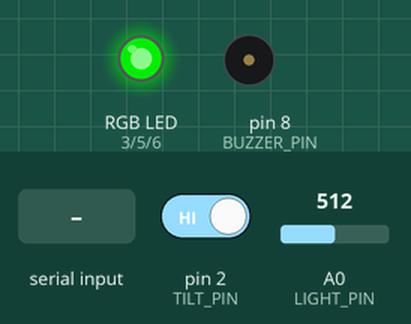
This sketch was run on a simulated Arduino Mega 2560, built with avr-gcc and run on an emulated ATmega2560. Shown: an RGB LED mixed from three pins (HIGH = lit), buzzer (waves = sounding, pin HIGH). Inputs (shaded band) come from the test bench; at power-on: A0 (LIGHT_PIN) = 512, pin 2 (TILT_PIN) HIGH. What the sketch prints to the serial monitor is not drawn.

Above: at 2.5 s.
2.6 s: A0 (LIGHT_PIN) set to 158
4.5 s: A0 (LIGHT_PIN) set to 137
At 6.1 s:
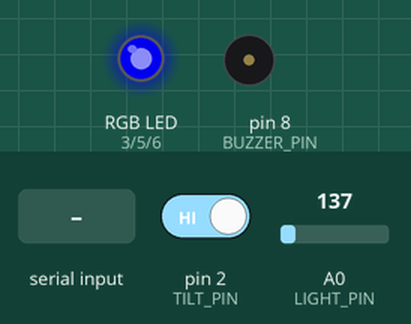
8.5 s: "ALERT\n" received over Serial
At 8.59 s:
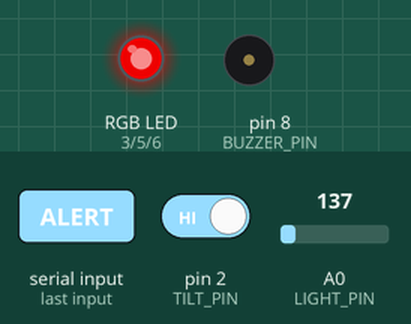
12.0 s: A0 (LIGHT_PIN) set to 0
At 13.7 s:
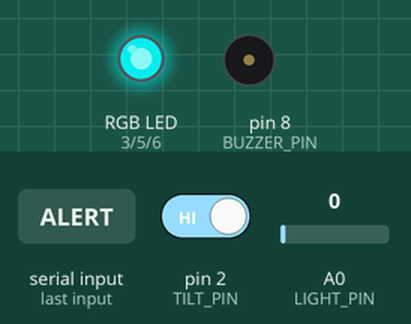
15.5 s: A0 (LIGHT_PIN) set to 960
At 18.9 s:
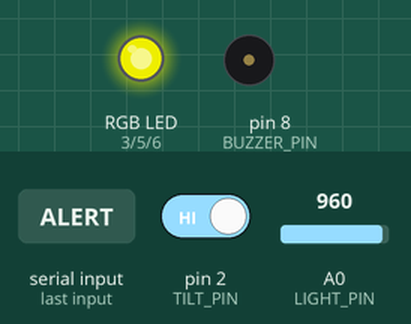
19.0 s: pin 2 (TILT_PIN) driven LOW
At 20.93 s:
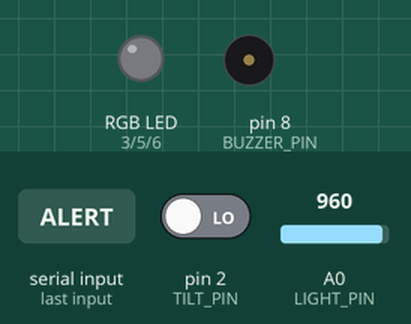
Timing chart, 0 to 24.0 s (numbered marks = the images above; inputs shaded):
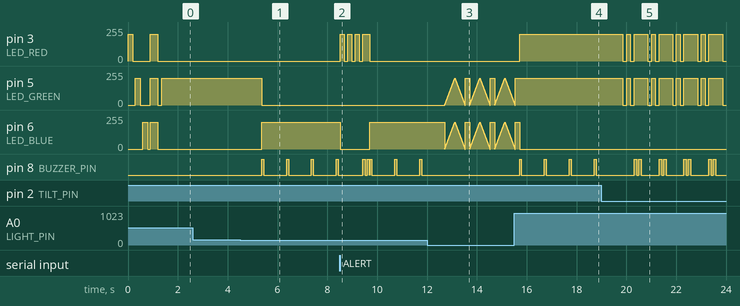

The sketch:

smart_vault.ino
```cpp
// Smart Vault Security Monitor
// Arduino Mega 2560
//
// Wiring:
//   A0    - Photoresistor (voltage divider with 10K to GND)
//   Pin 2 - Tilt switch (ball switch, active LOW = tilted)
//   Pin 3 - RGB LED Red   (220 ohm resistor)
//   Pin 5 - RGB LED Green (220 ohm resistor)
//   Pin 6 - RGB LED Blue  (330 ohm resistor)
//   Pin 8 - Active buzzer (+)
//
// LED colors:
//   Green        - NORMAL
//   Blue steady  - DARK_ALERT
//   Blue blink   - DARK_AND_TILT
//   Yellow steady- LIGHT_SPIKE
//   Yellow blink - SPIKE_AND_TILT
//   Orange       - TILT_DETECTED
//   Cyan pulse   - SENSOR_FAULT
//   Red blink    - SENSOR_FAULT_AND_TILT
//
// Sends one JSON line per second over Serial at 9600 baud.
// Python gateway reads this and adds a UTC timestamp.

#define LIGHT_PIN    A0
#define TILT_PIN      2
#define LED_RED       3
#define LED_GREEN     5
#define LED_BLUE      6
#define BUZZER_PIN    8

#define DEVICE_ID   "vault-node-01"
#define LOCATION    "server-room-a"

#define LIGHT_DARK_THRESHOLD    150
#define LIGHT_SPIKE_THRESHOLD   950
#define SAMPLE_INTERVAL_MS     1000

#define BRIGHT  200
#define OFF       0

#define FAST_BLINK_ON    150
#define FAST_BLINK_OFF   150
#define SLOW_PULSE_STEP    5
#define SLOW_PULSE_DELAY  10

#define STATUS_BUF  24

#define PAT_STEADY      0
#define PAT_FAST_BLINK  1
#define PAT_SLOW_PULSE  2

unsigned long lastSampleTime = 0;
unsigned long lastLoopStart  = 0;
unsigned long readingId      = 0;

void setup() {
  Serial.begin(9600);
  while (!Serial) { ; }

  pinMode(TILT_PIN,   INPUT);
  pinMode(LED_RED,    OUTPUT);
  pinMode(LED_GREEN,  OUTPUT);
  pinMode(LED_BLUE,   OUTPUT);
  pinMode(BUZZER_PIN, OUTPUT);

  setLED(OFF, OFF, OFF);
  digitalWrite(BUZZER_PIN, LOW);

  // Boot animation confirms all LED channels work
  setLED(BRIGHT, OFF,    OFF);    delay(200);
  setLED(OFF,    OFF,    OFF);    delay(100);
  setLED(OFF,    BRIGHT, OFF);    delay(200);
  setLED(OFF,    OFF,    OFF);    delay(100);
  setLED(OFF,    OFF,    BRIGHT); delay(200);
  setLED(OFF,    OFF,    OFF);    delay(100);
  setLED(BRIGHT, BRIGHT, BRIGHT); delay(300);
  setLED(OFF,    OFF,    OFF);    delay(150);
  setLED(OFF,    BRIGHT, OFF);

  Serial.println(F("{\"event\":\"BOOT\",\"device\":\"" DEVICE_ID "\",\"msg\":\"SmartVault online\"}"));
}

void loop() {
  unsigned long now = millis();

  if ((now - lastSampleTime) >= SAMPLE_INTERVAL_MS) {
    unsigned long loopMs = now - lastSampleTime;
    lastSampleTime = now;
    readingId++;

    // Read twice and average to reduce ADC noise
    delay(5);
    int r1 = analogRead(LIGHT_PIN);
    delay(5);
    int r2 = analogRead(LIGHT_PIN);
    int lightValue = (r1 + r2) / 2;

    // Ball switch is active-low
    int isTilted = (digitalRead(TILT_PIN) == LOW) ? 1 : 0;

    // 0=fault, 1=dark, 2=normal, 3=spike
    int lightState;
    if      (lightValue == 0)                    lightState = 0;
    else if (lightValue < LIGHT_DARK_THRESHOLD)  lightState = 1;
    else if (lightValue > LIGHT_SPIKE_THRESHOLD) lightState = 3;
    else                                         lightState = 2;

    char status[STATUS_BUF];
    int  rC, gC, bC, pattern, severity;

    if (lightState == 0 && isTilted == 0) {
      strcpy(status, "SENSOR_FAULT");
      rC=OFF; gC=BRIGHT; bC=BRIGHT;
      pattern=PAT_SLOW_PULSE; severity=1;

    } else if (lightState == 0 && isTilted == 1) {
      strcpy(status, "SENSOR_FAULT_AND_TILT");
      rC=BRIGHT; gC=OFF; bC=OFF;
      pattern=PAT_FAST_BLINK; severity=2;

    } else if (lightState == 1 && isTilted == 0) {
      strcpy(status, "DARK_ALERT");
      rC=OFF; gC=OFF; bC=BRIGHT;
      pattern=PAT_STEADY; severity=1;

    } else if (lightState == 1 && isTilted == 1) {
      strcpy(status, "DARK_AND_TILT");
      rC=OFF; gC=OFF; bC=BRIGHT;
      pattern=PAT_FAST_BLINK; severity=2;

    } else if (lightState == 2 && isTilted == 0) {
      strcpy(status, "NORMAL");
      rC=OFF; gC=BRIGHT; bC=OFF;
      pattern=PAT_STEADY; severity=0;

    } else if (lightState == 2 && isTilted == 1) {
      strcpy(status, "TILT_DETECTED");
      rC=BRIGHT; gC=80; bC=OFF;
      pattern=PAT_STEADY; severity=1;

    } else if (lightState == 3 && isTilted == 0) {
      strcpy(status, "LIGHT_SPIKE");
      rC=BRIGHT; gC=BRIGHT; bC=OFF;
      pattern=PAT_STEADY; severity=1;

    } else {
      strcpy(status, "SPIKE_AND_TILT");
      rC=BRIGHT; gC=BRIGHT; bC=OFF;
      pattern=PAT_FAST_BLINK; severity=2;
    }

    applyPattern(rC, gC, bC, pattern);

    if (severity == 0) {
      digitalWrite(BUZZER_PIN, LOW);
    } else if (severity == 1) {
      if (lightState != 0) {
        digitalWrite(BUZZER_PIN, HIGH); delay(80);
        digitalWrite(BUZZER_PIN, LOW);
      }
    } else {
      digitalWrite(BUZZER_PIN, HIGH); delay(100);
      digitalWrite(BUZZER_PIN, LOW);  delay(80);
      digitalWrite(BUZZER_PIN, HIGH); delay(100);
      digitalWrite(BUZZER_PIN, LOW);
    }

    Serial.print(F("{\"id\":"));        Serial.print(readingId);
    Serial.print(F(",\"device\":\""));  Serial.print(F(DEVICE_ID));
    Serial.print(F("\",\"location\":\"")); Serial.print(F(LOCATION));
    Serial.print(F("\",\"light\":"));   Serial.print(lightValue);
    Serial.print(F(",\"tilt\":"));      Serial.print(isTilted);
    Serial.print(F(",\"status\":\""));  Serial.print(status);
    Serial.print(F("\",\"sev\":"));     Serial.print(severity);
    Serial.print(F(",\"uptime\":"));    Serial.print(millis() / 1000UL);
    Serial.print(F(",\"loop_ms\":"));   Serial.print(loopMs);
    Serial.println(F("}"));
  }

  if (Serial.available() > 0) {
    String cmd = Serial.readStringUntil('\n');
    cmd.trim();

    if (cmd.equals("ALERT")) {
      for (int i = 0; i < 3; i++) {
        setLED(BRIGHT, OFF, OFF); delay(150);
        setLED(OFF,    OFF, OFF); delay(150);
      }
      setLED(BRIGHT, OFF, OFF);
      digitalWrite(BUZZER_PIN, HIGH); delay(100);
      digitalWrite(BUZZER_PIN, LOW);  delay(80);
      digitalWrite(BUZZER_PIN, HIGH); delay(100);
      digitalWrite(BUZZER_PIN, LOW);
      Serial.println(F("{\"event\":\"CMD_ACK\",\"cmd\":\"ALERT\"}"));

    } else if (cmd.equals("RESET")) {
      setLED(OFF, BRIGHT, OFF);
      digitalWrite(BUZZER_PIN, LOW);
      Serial.println(F("{\"event\":\"CMD_ACK\",\"cmd\":\"RESET\"}"));
    }
  }
}

void applyPattern(int r, int g, int b, int pattern) {
  if (pattern == PAT_STEADY) {
    setLED(r, g, b);

  } else if (pattern == PAT_FAST_BLINK) {
    for (int i = 0; i < 2; i++) {
      setLED(r, g, b);       delay(FAST_BLINK_ON);
      setLED(OFF, OFF, OFF); delay(FAST_BLINK_OFF);
    }
    setLED(r, g, b);

  } else if (pattern == PAT_SLOW_PULSE) {
    for (int v = 0; v <= BRIGHT; v += SLOW_PULSE_STEP) {
      setLED((r > 0 ? v : 0), (g > 0 ? v : 0), (b > 0 ? v : 0));
      delay(SLOW_PULSE_DELAY);
    }
    for (int v = BRIGHT; v >= 0; v -= SLOW_PULSE_STEP) {
      setLED((r > 0 ? v : 0), (g > 0 ? v : 0), (b > 0 ? v : 0));
      delay(SLOW_PULSE_DELAY);
    }
    setLED(r, g, b);
  }
}

void setLED(int r, int g, int b) {
  analogWrite(LED_RED,   constrain(r, 0, 255));
  analogWrite(LED_GREEN, constrain(g, 0, 255));
  analogWrite(LED_BLUE,  constrain(b, 0, 255));
}
```

Measured:
- the behaviour switches between 150 and 149 on A0 (LIGHT_PIN) (found by bisection; images 0 and 1)
- after the input at 2.6 s, every drawn part: stays the same
- after the input at 4.5 s, pin 5 (LED_GREEN): 200/255 → 0/255 after 0.86 s; pin 6 (LED_BLUE): 0/255 → 200/255 after 0.86 s; pin 8 (BUZZER_PIN): alternates HIGH for 0.08 s and LOW for 0.92 s, starting after 0.86 s
- after the input at 8.5 s, pin 3 (LED_RED): goes 3 × (200/255 0.15 s, 0/255 0.15 s), 200/255 0.29 s, then 0/255, starting at once; pin 6 (LED_BLUE): 200/255 → 0/255 at once, → 200/255 1.2 s later
- after the input at 12.0 s, pin 5 (LED_GREEN): 0/255 → 5/255 after 0.72 s, then moves between 0/255 and 200/255, repeating every 1.0 s; pin 6 (LED_BLUE): 200/255 → 0/255 after 0.71 s, then moves between 0/255 and 200/255, repeating every 1.0 s; pin 8 (BUZZER_PIN): stops changing and stays LOW
- after the input at 15.5 s, pin 3 (LED_RED): 0/255 → 200/255 after 0.21 s; pin 5 (LED_GREEN): goes on until 15.5 s, then stays 200/255; pin 6 (LED_BLUE): goes on until 15.7 s, then stays 0/255; pin 8 (BUZZER_PIN): alternates HIGH for 0.08 s and LOW for 0.92 s, starting after 0.21 s
- after the input at 19.0 s, pin 3 (LED_RED), pin 5 (LED_GREEN): 200/255 → 0/255 after 0.86 s, then repeats every 1.0 s: 200/255 0.15 s, 0/255 0.15 s, 200/255 0.55 s, 0/255 0.15 s
